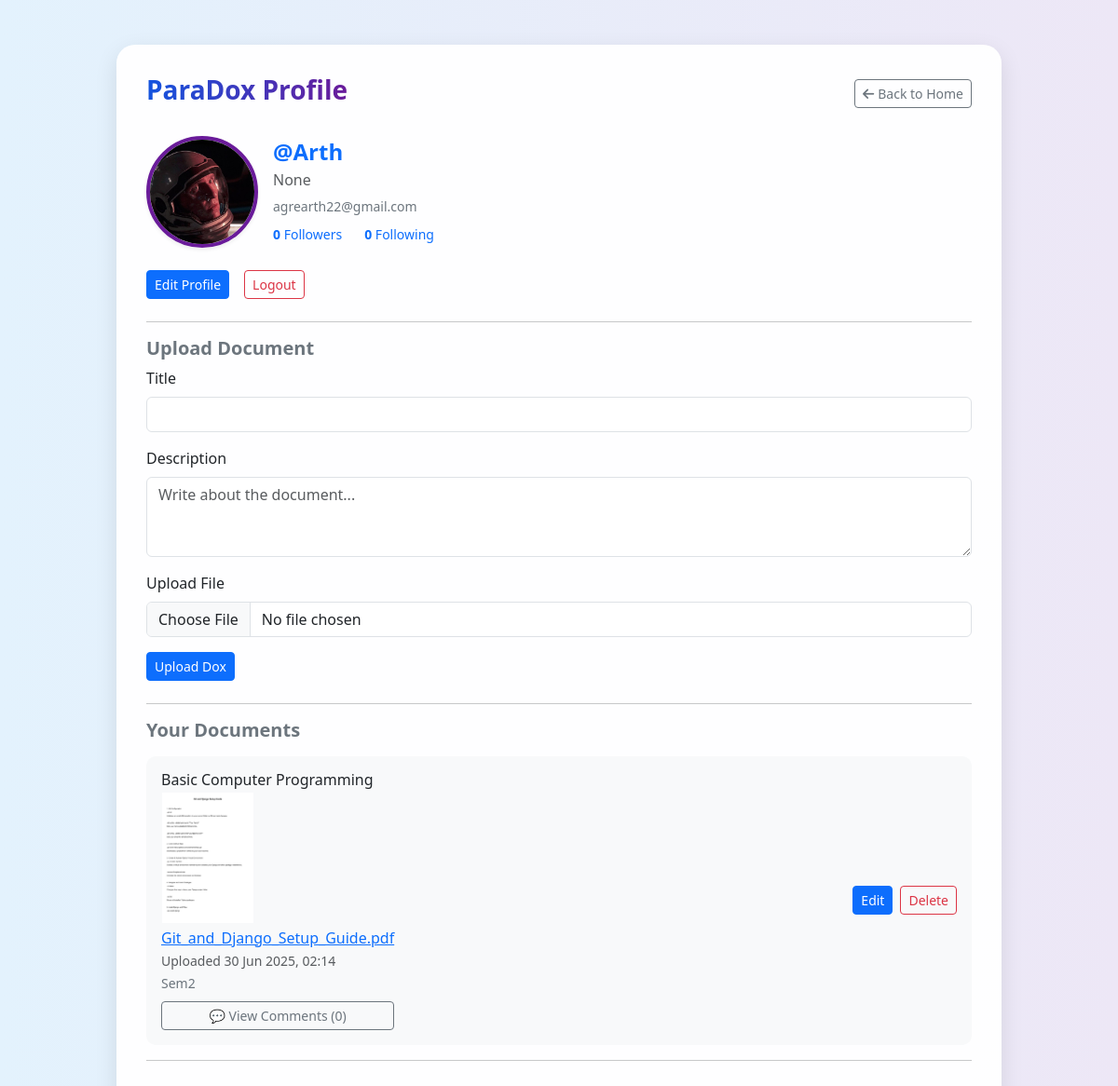
The page /profile/ (signed in) on the database its author committed.
### apps/dashboard/models.py (models this page shows)
class User(models.Model):
    email = models.EmailField(unique=True)
    name = models.CharField(max_length=100, default="User", null=True, blank=True)
    mobile = models.CharField(max_length=14, unique=True)
    password = models.CharField(max_length=255)
    otp = models.IntegerField(null=True, blank=True)
    is_active = models.BooleanField(default=False)
    followers = models.ManyToManyField('self', symmetrical=False, related_name='following', blank=True)
    bio = models.TextField(blank=True, null=True)
    profile_image = models.ImageField(upload_to='profile_images/',blank=True, null=True)

class Document(models.Model):
    user = models.ForeignKey(User, on_delete=models.CASCADE)
    file = models.FileField(upload_to='documents/')
    title = models.CharField(max_length=100)
    description = models.TextField(blank=True)
    file = models.FileField(upload_to='documents/')
    thumbnail = models.ImageField(upload_to='thumbnails/', blank=True, null=True)
    uploaded_at = models.DateTimeField(auto_now_add=True)

### apps/dashboard/views.py (the view, shortened to what this page needs)
# urls.py: path('profile/', views.profile, name='profile'),
@login_required
def profile(request):
    user = User.objects.get(id=request.session['user_id'])
    uploaded_docs = Document.objects.filter(user=user).order_by('-uploaded_at')
    return render(request, 'dashboard/profile.html', {
        'user': user,
        'uploaded_docs': uploaded_docs,
        'followers_count': user.followers.count(),
        'following_count': user.following.count(),
        'followers': user.followers.all(),
        'following': user.following.all()
    })

### apps/dashboard/context_processors.py (called while the page is built)
def current_user(request):
    user_id = request.session.get('user_id')
    if user_id:
        try:
            user = User.objects.get(id=user_id)
            return {'user': user}
        except User.DoesNotExist:
            return {}
    return {}

### apps/dashboard/views.py (called while the page is built)
def login_required(view_func):
    @wraps(view_func)
    def wrapper(request, *args, **kwargs):
        if 'user_id' not in request.session:
            return redirect('sign_in')
        return view_func(request, *args, **kwargs)
    return wrapper

### apps/dashboard/templates/dashboard/profile.html (shortened to what this page needs)
{% load static %}
<!DOCTYPE html>
<html lang="en">
<head>
  <link href="https://cdn.jsdelivr.net/npm/bootstrap@5.3.3/dist/css/bootstrap.min.css" rel="stylesheet">
</head>
<body>
  <div class="container py-5">
    <div class="row justify-content-center">
      <div class="col-lg-10 glass">
        <div class="d-flex justify-content-between align-items-center mb-4">
          <h3 class="text-gradient fw-bold">ParaDox Profile</h3>
          <a href="{% url 'index' %}" class="btn btn-sm btn-outline-secondary">
            <i class="fas fa-arrow-left me-1"></i>Back to Home
          </a>
        </div>
        <div class="d-flex align-items-center mb-4">
          {% if user.profile_image and 'default-profile-icon.jpg' not in user.profile_image.url %}
          <img src="{{ user.profile_image.url }}" class="profile-img-lg shadow-sm" alt="Profile">
          {% else %}
          <img src="{% static 'dashboard/images/default-profile-icon.jpg' %}" class="profile-img-lg shadow-sm" alt="Default">
          {% endif %}
          <div>
            <h4 class="fw-bold text-primary mb-1">@{{ user.name }}</h4>
            <p class="text-muted mb-1">{{ user.bio|default:"No bio yet." }}</p>
            <small class="text-secondary">{{ user.email }}</small>
            <div class="d-flex gap-4 mt-2 small">
              <a href="#" data-bs-toggle="modal" data-bs-target="#followersModal" class="text-decoration-none">
                <strong>{{ followers_count }}</strong> Followers
              </a>
              <a href="#" data-bs-toggle="modal" data-bs-target="#followingModal" class="text-decoration-none">
                <strong>{{ following_count }}</strong> Following
              </a>
            </div>
          </div>
        </div>
        <div class="mb-4 d-flex gap-3">
          <a href="{% url 'edit_profile' %}" class="btn btn-primary btn-sm">Edit Profile</a>
          <form method="post" action="{% url 'logout' %}">
            <button class="btn btn-outline-danger btn-sm" type="submit">Logout</button>
          </form>
        </div>
        <hr>
        <div class="mb-4">
          <h5 class="fw-semibold text-secondary">Upload Document</h5>
          <form method="post" enctype="multipart/form-data">
            <div class="mb-3">
              <label for="title" class="form-label">Title</label>
              <input type="text" class="form-control" name="title" id="title" required>
            </div>
            <div class="mb-3">
              <label for="description" class="form-label">Description</label>
              <textarea name="description" class="form-control" rows="3" placeholder="Write about the document..."></textarea>
            </div>
            <div class="mb-3">
              <label for="formFile" class="form-label">Upload File</label>
              <input type="file" name="document" class="form-control" id="formFile" required>
            </div>
            <button type="submit" class="btn btn-primary btn-sm">Upload Dox</button>
          </form>
        </div>
        <hr>
        <h5 class="fw-semibold text-secondary mb-3">Your Documents</h5>
        {% if uploaded_docs %}
        {% for doc in uploaded_docs %}
        <div class="rounded-section mb-3 d-flex justify-content-between align-items-center">
          <div>
            <h6 class="mb-1">{{ doc.title }}</h6>
            {% if doc.thumbnail %}
            <img src="{{ doc.thumbnail.url }}" alt="Preview" class="doc-preview mb-1">
            {% else %}
            <img src="{% static 'dashboard/images/default-thumbnail.png' %}" alt="Preview" class="doc-preview mb-1">
            {% endif %}
            <br>
            <a href="{{ doc.file.url }}" target="_blank">{{ doc.file.name|slice:"10:" }}</a><br>
            <small class="text-muted">Uploaded {{ doc.uploaded_at|date:"d M Y, H:i" }}</small><br>
            <small class="text-secondary">{{ doc.description }}</small>
            <button class="btn btn-sm btn-outline-secondary mt-2 w-100 comment-btn"
              data-title="{{ doc.title|escapejs }}"
              data-comments='[]'>
              💬 View Comments ({{ doc.comments.count }})
            </button>
          </div>
          <div class="d-flex gap-2">
            <a href="{% url 'update_document' doc.id %}" class="btn btn-sm btn-primary">Edit</a>
            <form method="post" action="{% url 'delete_document' doc.id %}">
              <button class="btn btn-sm btn-outline-danger" type="submit">Delete</button>
            </form>
          </div>
        </div>
        {% endfor %}
        {% else %}
        <p class="text-muted">You haven’t uploaded any documents yet.</p>
        {% endif %}
        <hr>
      </div>
    </div>
  </div>
</body>
</html>

### apps/dashboard/templates/dashboard/profile.html (style rules this page uses)
body { background: linear-gradient(to right, #e3f2fd, #ede7f6); font-family: 'Segoe UI', sans-serif; }
.glass { background: rgba(255, 255, 255, 0.95); border-radius: 20px; box-shadow: 0 8px 24px rgba(0, 0, 0, 0.1); padding: 2rem; }
.profile-img-lg { width: 120px; height: 120px; border-radius: 50%; object-fit: cover; border: 4px solid #6a1b9a; margin-right: 1rem; }
.text-gradient { background: linear-gradient(to right, #1354df, #6a1b9a); -webkit-background-clip: text; -webkit-text-fill-color: transparent; }
.doc-preview { width: 100px; height: 140px; object-fit: contain; }
.rounded-section { background: #f8f9fa; border-radius: 10px; padding: 1rem; }

### rows shown on the page
User: profile_image (picture), name "Arth", bio "None", email "agrearth22@gmail.com"
Document: title "Basic Computer Programming", thumbnail (picture), file.name "Git_and_Django_Setup_Guide.pdf", uploaded_at "30 Jun 2025, 02:14", description "Sem2", comments.count "0"

### other values the page prints
{{ followers_count }} "0"
{{ following_count }} "0"
